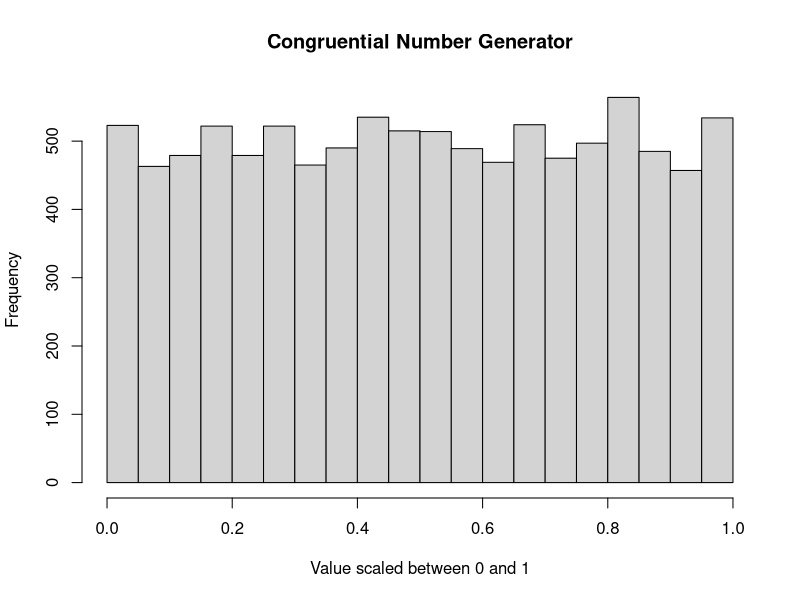
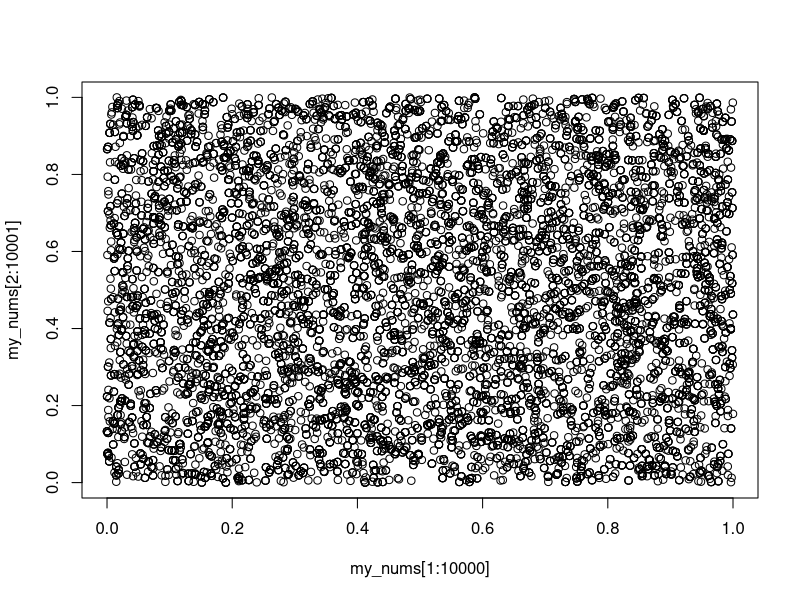
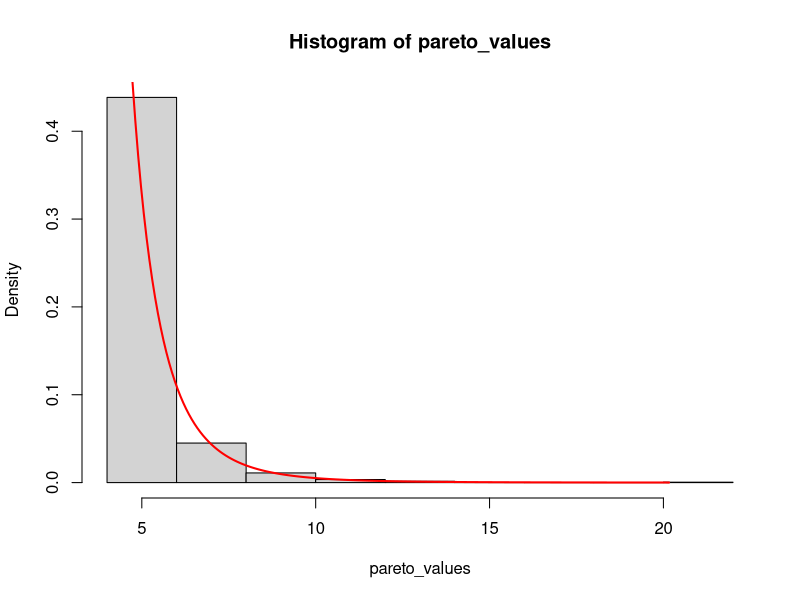

Generate these figures, in order, with R:
# (Question 1)
#Linear CRNG

rm(list=ls())

#Congruential Number Generation Function
congruential <- function(n,a,c,m,seed){ 
  rvec <- c(seed)
  xim1 <- seed
  for (i in 1:n){
    xi <- (a * xim1 + c) %% m
    rvec <- c(rvec, xi)
    xim1 <- xi
  }
  return(rvec)
}

#Generating numbers Congruently and scaling them to be between 0 and 1
my_nums <- congruential(10000, 1103515245, 12345, 2^26, 41497475) / 2^26

#Generated numbers showing approximate uniform distribution
hist(my_nums,
     main = "Congruential Number Generator", 
     xlab = "Value scaled between 0 and 1")

plot(my_nums[1:10000], my_nums[2:10001])

#-------------------------------------------------------------------------------

#Question 2b)

#Inverse sampling function using Pareto Distribution
inverse_pareto_sample <- function(n, a, b){
  u <- my_nums[1:n]
  x_vals <- a / ((1 - u)^(1/b))
  return(x_vals)
}

#Generating values using a = 4, b = 5
pareto_values <- inverse_pareto_sample(1000, 4, 5)

#2c)

#Plotting the generated pareto distribution
hist(pareto_values, prob=TRUE) 

#Creating line 
x_vals <- seq(4, max(pareto_values), length.out = 200)
pdf_vals <- (5 * 4^5) / (x_vals^(5 + 1))
lines(x_vals, pdf_vals, col = "red", lwd = 2) 

#----------------------------------------------------




